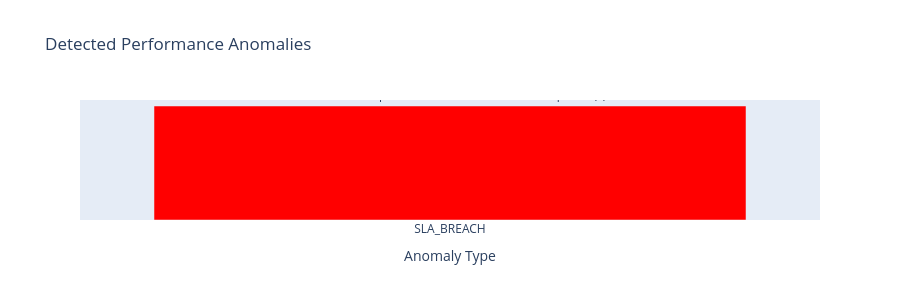

This figure's notebook cell:
### Markdown cell above
## 6. Performance Bottleneck Detection and Anomaly Analysis
Identify system issues and performance degradation patterns.

### Code cell
def detect_performance_anomalies(ts_data, metrics):
    """Detect performance bottlenecks and anomalies"""
    
    anomalies = []
    
    # Detection 1: Completion rate below SLA
    low_completion = ts_data[ts_data['received_vs_eval_rate'] < 95]
    if len(low_completion) > 0:
        anomalies.append({
            "type": "SLA_BREACH",
            "severity": "HIGH",
            "metric": "Completion Rate",
            "description": f"Evaluation completion rate below 95% SLA in {len(low_completion)} period(s)",
            "periods_affected": len(low_completion),
            "min_value": low_completion['received_vs_eval_rate'].min()
        })
    
    # Detection 2: High evaluation latency
    if metrics['current']['avg_eval_time_sec'] > 5:
        anomalies.append({
            "type": "HIGH_LATENCY",
            "severity": "HIGH",
            "metric": "Evaluation Time",
            "description": f"Average evaluation time ({metrics['current']['avg_eval_time_sec']:.2f}s) exceeds SLA (5s)",
            "current_value": metrics['current']['avg_eval_time_sec'],
            "sla_threshold": 5.0
        })
    
    # Detection 3: Significant throughput drop
    if len(ts_data) > 1:
        avg_throughput = ts_data['received_count'].mean()
        throughput_std = ts_data['received_count'].std()
        low_throughput = ts_data[ts_data['received_count'] < (avg_throughput - 2 * throughput_std)]
        
        if len(low_throughput) > 0:
            anomalies.append({
                "type": "LOW_THROUGHPUT",
                "severity": "MEDIUM",
                "metric": "Transaction Throughput",
                "description": f"Significantly low throughput detected in {len(low_throughput)} period(s)",
                "periods_affected": len(low_throughput),
                "anomaly_threshold": avg_throughput - 2 * throughput_std
            })
    
    # Detection 4: Queuing/Processing Gap (Received >> Evaluated)
    ts_data['gap'] = ts_data['received_count'] - ts_data['evaluated_count']
    if ts_data['gap'].mean() > 50:
        anomalies.append({
            "type": "PROCESSING_GAP",
            "severity": "MEDIUM",
            "metric": "Received vs Evaluated Gap",
            "description": "Large gap between received and evaluated transactions suggests processing backlog",
            "avg_gap": ts_data['gap'].mean(),
            "max_gap": ts_data['gap'].max()
        })
    
    return anomalies

print("\n" + "="*80)
print("PERFORMANCE BOTTLENECK DETECTION")
print("="*80)

anomalies = detect_performance_anomalies(metrics['time_series'], metrics)

if len(anomalies) == 0:
    print("\n✓ No anomalies detected. System operating within normal parameters.")
else:
    print(f"\n🔴 {len(anomalies)} anomaly/anomalies detected:\n")
    for i, anomaly in enumerate(anomalies, 1):
        severity_icon = "🚨" if anomaly['severity'] == "HIGH" else "⚠️"
        print(f"{severity_icon} ANOMALY {i}: {anomaly['type']}")
        print(f"   Severity: {anomaly['severity']}")
        print(f"   Metric: {anomaly['metric']}")
        print(f"   Description: {anomaly['description']}")
        for key, value in anomaly.items():
            if key not in ['type', 'severity', 'metric', 'description']:
                print(f"   {key}: {value}")
        print()

# Distribution Analysis of Evaluation Time
print("\n" + "="*80)
print("EVALUATION TIME DISTRIBUTION")
print("="*80)
print(f"\n⏱️  Evaluation Time SLA Compliance:")
print(f"   Average (P50): {metrics['current']['avg_eval_time_sec']:.2f}s")
print(f"   95th Percentile (P95): {metrics['current']['p95_eval_time_sec']:.2f}s")
print(f"   99th Percentile (P99): {metrics['current']['p99_eval_time_sec']:.2f}s")
print(f"   SLA Target: <5.0s average")

compliance = "✓ COMPLIANT" if metrics['current']['avg_eval_time_sec'] <= 5.0 else "🚨 NON-COMPLIANT"
print(f"   Status: {compliance}")

# Create anomaly visualization
if len(anomalies) > 0:
    fig_anomalies = go.Figure()
    
    anomaly_types = [a['type'] for a in anomalies]
    severity_colors = ['red' if a['severity'] == 'HIGH' else 'orange' for a in anomalies]
    
    fig_anomalies.add_trace(go.Bar(
        x=anomaly_types,
        y=[1] * len(anomalies),
        marker={'color': severity_colors},
        text=[a['description'] for a in anomalies],
        textposition='outside',
        showlegend=False
    ))
    
    fig_anomalies.update_layout(
        title="Detected Performance Anomalies",
        xaxis_title="Anomaly Type",
        yaxis_title="Count",
        height=300,
        yaxis={'visible': False}
    )
    
    fig_anomalies.show()

### Figure 1 — Plotly figure (JSON) as saved in the notebook; plotly's stock layout.template omitted (floating-point values rounded to 4 significant figures)
{"data": [{"marker": {"color": ["red"]}, "showlegend": false, "text": ["Evaluation completion rate below 95% SLA in 8 period(s)"], "textposition": "outside", "type": "bar", "x": ["SLA_BREACH"], "y": [1]}], "layout": {"height": 300, "title": {"text": "Detected Performance Anomalies"}, "xaxis": {"title": {"text": "Anomaly Type"}}, "yaxis": {"title": {"text": "Count"}, "visible": false}}}
